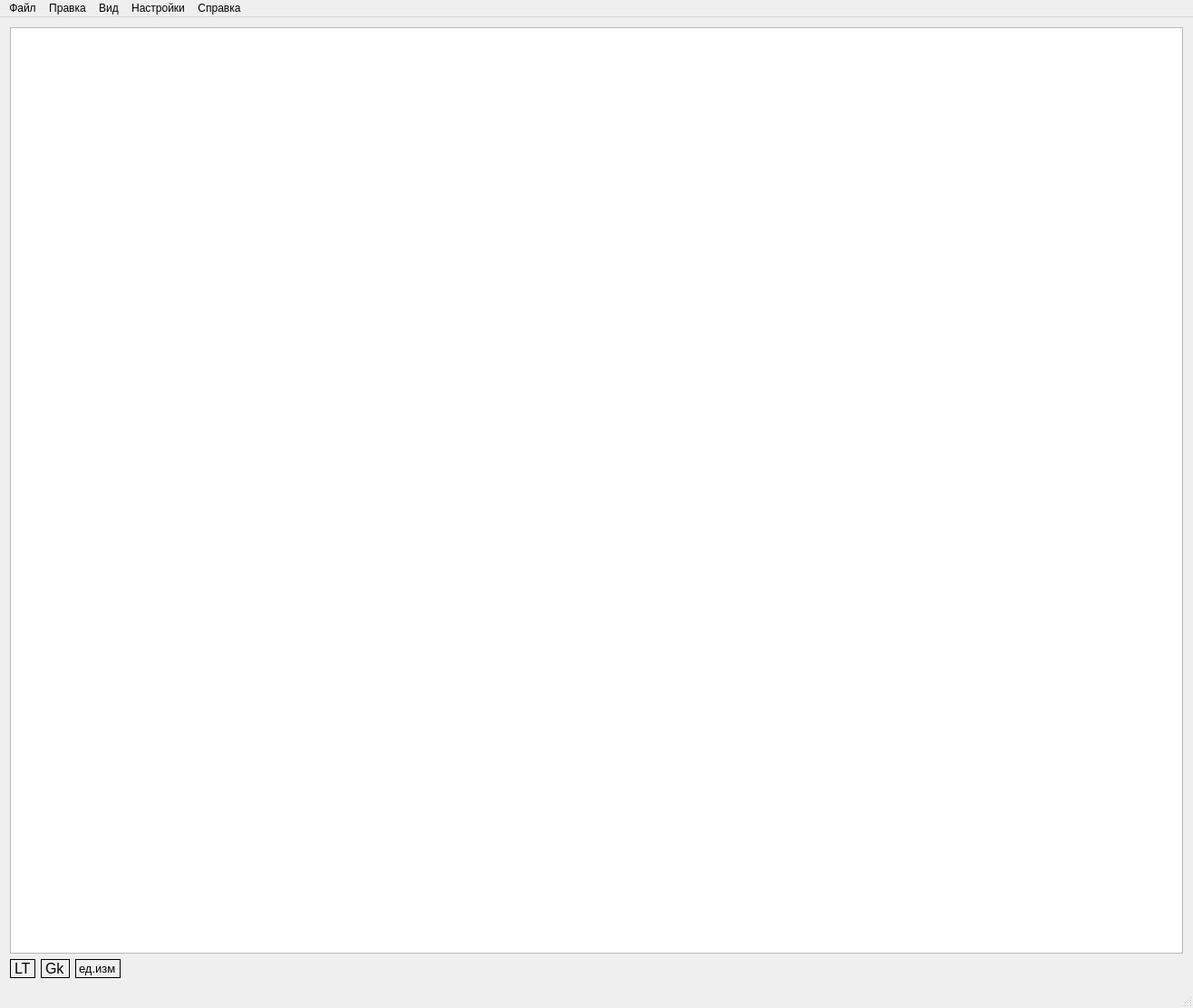
<?xml version="1.0" encoding="UTF-8"?>
<ui version="4.0">
 <class>MainWindow</class>
 <widget class="QMainWindow" name="MainWindow">
  <property name="geometry">
   <rect>
    <x>0</x>
    <y>0</y>
    <width>1316</width>
    <height>1112</height>
   </rect>
  </property>
  <property name="windowTitle">
   <string>ФВиЗ 1.0</string>
  </property>
  <widget class="QWidget" name="centralWidget">
   <layout class="QVBoxLayout" name="verticalLayout">
    <item>
     <widget class="GraphView" name="graphicsView">
      <property name="mouseTracking">
       <bool>true</bool>
      </property>
      <property name="tabletTracking">
       <bool>true</bool>
      </property>
      <property name="transformationAnchor">
       <enum>QGraphicsView::AnchorUnderMouse</enum>
      </property>
     </widget>
    </item>
    <item>
     <layout class="QHBoxLayout" name="horizontalLayout">
      <item>
       <widget class="QLabel" name="position">
        <property name="font">
         <font>
          <pointsize>12</pointsize>
         </font>
        </property>
        <property name="frameShape">
         <enum>QFrame::Box</enum>
        </property>
        <property name="text">
         <string>LT</string>
        </property>
       </widget>
      </item>
      <item>
       <widget class="QLabel" name="Gk">
        <property name="font">
         <font>
          <pointsize>12</pointsize>
         </font>
        </property>
        <property name="frameShape">
         <enum>QFrame::Box</enum>
        </property>
        <property name="text">
         <string>Gk</string>
        </property>
       </widget>
      </item>
      <item>
       <widget class="QLabel" name="name_izm">
        <property name="font">
         <font>
          <pointsize>10</pointsize>
         </font>
        </property>
        <property name="frameShape">
         <enum>QFrame::Box</enum>
        </property>
        <property name="text">
         <string>ед.изм</string>
        </property>
       </widget>
      </item>
      <item>
       <spacer name="horizontalSpacer">
        <property name="orientation">
         <enum>Qt::Horizontal</enum>
        </property>
        <property name="sizeHint" stdset="0">
         <size>
          <width>40</width>
          <height>20</height>
         </size>
        </property>
       </spacer>
      </item>
     </layout>
    </item>
   </layout>
  </widget>
  <widget class="QMenuBar" name="menuBar">
   <property name="geometry">
    <rect>
     <x>0</x>
     <y>0</y>
     <width>1316</width>
     <height>21</height>
    </rect>
   </property>
   <widget class="QMenu" name="menu">
    <property name="title">
     <string>Файл</string>
    </property>
    <addaction name="separator"/>
    <addaction name="action_6"/>
    <addaction name="separator"/>
    <addaction name="action_9"/>
    <addaction name="action_10"/>
    <addaction name="separator"/>
    <addaction name="action_12"/>
    <addaction name="separator"/>
    <addaction name="action_7"/>
   </widget>
   <widget class="QMenu" name="menu_2">
    <property name="title">
     <string>Справка</string>
    </property>
    <addaction name="action_2"/>
   </widget>
   <widget class="QMenu" name="menu_3">
    <property name="title">
     <string>Настройки</string>
    </property>
    <addaction name="action_3"/>
    <addaction name="separator"/>
    <addaction name="action_5"/>
    <addaction name="separator"/>
   </widget>
   <widget class="QMenu" name="menu_4">
    <property name="title">
     <string>Вид</string>
    </property>
    <addaction name="action_8"/>
    <addaction name="separator"/>
    <addaction name="zoomInAction"/>
    <addaction name="zoomOutAction"/>
   </widget>
   <widget class="QMenu" name="menu_5">
    <property name="title">
     <string>Правка</string>
    </property>
    <addaction name="undoAction"/>
    <addaction name="redoAction"/>
    <addaction name="separator"/>
   </widget>
   <addaction name="menu"/>
   <addaction name="menu_5"/>
   <addaction name="menu_4"/>
   <addaction name="menu_3"/>
   <addaction name="menu_2"/>
  </widget>
  <widget class="QStatusBar" name="statusBar"/>
  <action name="action">
   <property name="icon">
    <iconset resource="res.qrc">
     <normaloff>:/pics/pics/help.png</normaloff>:/pics/pics/help.png</iconset>
   </property>
   <property name="text">
    <string>Помощь</string>
   </property>
  </action>
  <action name="action_2">
   <property name="text">
    <string>О программе</string>
   </property>
  </action>
  <action name="action_3">
   <property name="text">
    <string>Системные группы ФВ</string>
   </property>
  </action>
  <action name="action_6">
   <property name="text">
    <string>Открыть</string>
   </property>
   <property name="shortcut">
    <string>Ctrl+O</string>
   </property>
  </action>
  <action name="action_8">
   <property name="text">
    <string>Список законов</string>
   </property>
  </action>
  <action name="action_9">
   <property name="text">
    <string>Сохранить</string>
   </property>
   <property name="shortcut">
    <string>Ctrl+S</string>
   </property>
  </action>
  <action name="action_10">
   <property name="text">
    <string>Сохранить как</string>
   </property>
  </action>
  <action name="action_12">
   <property name="icon">
    <iconset resource="res.qrc">
     <normaloff>:/pics/pics/export.png</normaloff>:/pics/pics/export.png</iconset>
   </property>
   <property name="text">
    <string>Экспорт таблицы</string>
   </property>
   <property name="shortcut">
    <string>Ctrl+A</string>
   </property>
  </action>
  <action name="action_15">
   <property name="text">
    <string>Выход</string>
   </property>
  </action>
  <action name="action_5">
   <property name="text">
    <string>Параметры группы законов</string>
   </property>
  </action>
  <action name="action_11">
   <property name="text">
    <string>Параметры закона</string>
   </property>
  </action>
  <action name="action_17">
   <property name="text">
    <string>Оформление...</string>
   </property>
  </action>
  <action name="action_7">
   <property name="text">
    <string>Выйти</string>
   </property>
  </action>
  <action name="undoAction">
   <property name="icon">
    <iconset resource="res.qrc">
     <normaloff>:/pics/pics/undo.png</normaloff>:/pics/pics/undo.png</iconset>
   </property>
   <property name="text">
    <string>Отменить</string>
   </property>
   <property name="shortcut">
    <string>Ctrl+Z</string>
   </property>
  </action>
  <action name="redoAction">
   <property name="icon">
    <iconset resource="res.qrc">
     <normaloff>:/pics/pics/redo.png</normaloff>:/pics/pics/redo.png</iconset>
   </property>
   <property name="text">
    <string>Повторить</string>
   </property>
   <property name="shortcut">
    <string>Ctrl+Y</string>
   </property>
  </action>
  <action name="zoomInAction">
   <property name="icon">
    <iconset resource="res.qrc">
     <normaloff>:/pics/pics/+.png</normaloff>:/pics/pics/+.png</iconset>
   </property>
   <property name="text">
    <string>Приблизить</string>
   </property>
   <property name="shortcut">
    <string>Ctrl+=</string>
   </property>
  </action>
  <action name="zoomOutAction">
   <property name="icon">
    <iconset resource="res.qrc">
     <normaloff>:/pics/pics/-.png</normaloff>:/pics/pics/-.png</iconset>
   </property>
   <property name="text">
    <string>Отдалить</string>
   </property>
   <property name="shortcut">
    <string>Ctrl+-</string>
   </property>
  </action>
 </widget>
 <layoutdefault spacing="6" margin="11"/>
 <customwidgets>
  <customwidget>
   <class>GraphView</class>
   <extends>QGraphicsView</extends>
   <header>graphview.h</header>
  </customwidget>
 </customwidgets>
 <resources>
  <include location="res.qrc"/>
 </resources>
 <connections/>
</ui>
